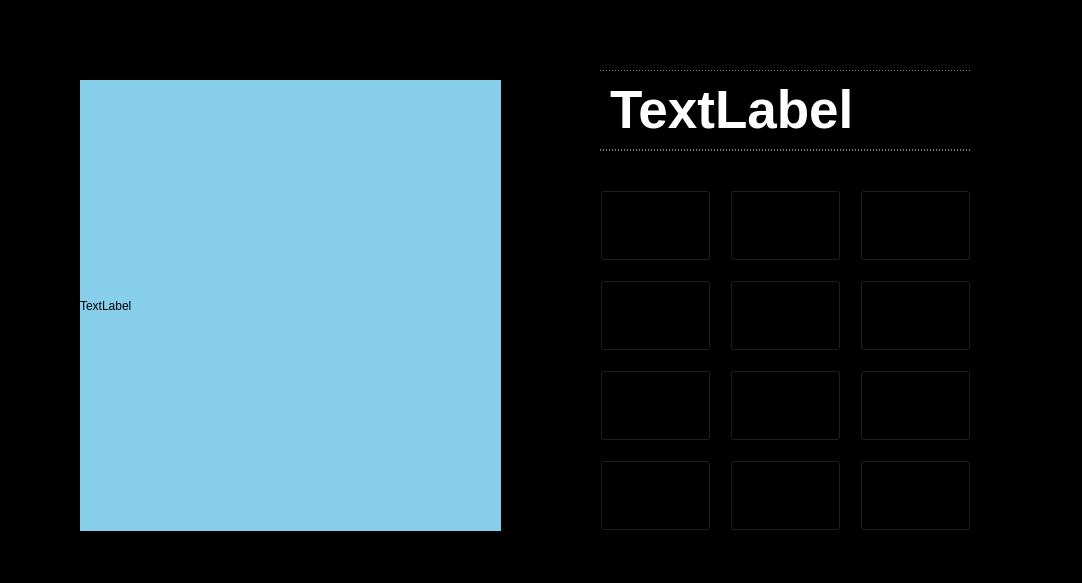
<?xml version="1.0" encoding="UTF-8"?>
<ui version="4.0">
 <class>DoorLockSystem</class>
 <widget class="QWidget" name="DoorLockSystem">
  <property name="geometry">
   <rect>
    <x>0</x>
    <y>0</y>
    <width>1082</width>
    <height>583</height>
   </rect>
  </property>
  <property name="windowTitle">
   <string>Door Lock System</string>
  </property>
  <property name="styleSheet">
   <string notr="true">background-color: black;</string>
  </property>
  <widget class="QPushButton" name="pushButton_1">
   <property name="geometry">
    <rect>
     <x>600</x>
     <y>190</y>
     <width>111</width>
     <height>71</height>
    </rect>
   </property>
   <property name="font">
    <font>
     <family>Constantia</family>
     <pointsize>22</pointsize>
    </font>
   </property>
   <property name="styleSheet">
    <string notr="true">QPushButton[objectName^=&quot;pushButton_1&quot;] {
  border: 1px solid skyblue;
  background-color: rgba(0,0,0,0);
  color: skyblue;
  padding: 5px;
}

QPushButton[objectName^=&quot;pushButton_1&quot;]:disabled{
  color: #b5d9e8;
}

QPushButton[objectName^=&quot;pushButton_1&quot;]:hover{

}

QPushButton[objectName^=&quot;pushButton_1&quot;]:pressed{
color:#fff;

}</string>
   </property>
   <property name="text">
    <string>1</string>
   </property>
  </widget>
  <widget class="QPushButton" name="pushButton_2">
   <property name="geometry">
    <rect>
     <x>730</x>
     <y>190</y>
     <width>111</width>
     <height>71</height>
    </rect>
   </property>
   <property name="font">
    <font>
     <family>Constantia</family>
     <pointsize>22</pointsize>
    </font>
   </property>
   <property name="styleSheet">
    <string notr="true">QPushButton[objectName^=&quot;pushButton_2&quot;] {
  border: 1px solid skyblue;
  background-color: rgba(0,0,0,0);
  color: skyblue;
  padding: 5px;
}

QPushButton[objectName^=&quot;pushButton_2&quot;]:disabled{
  color: #b5d9e8;
}

QPushButton[objectName^=&quot;pushButton_2&quot;]:hover{

}

QPushButton[objectName^=&quot;pushButton_2&quot;]:pressed{
color:#fff;

}</string>
   </property>
   <property name="text">
    <string>2</string>
   </property>
  </widget>
  <widget class="QPushButton" name="pushButton_3">
   <property name="enabled">
    <bool>true</bool>
   </property>
   <property name="geometry">
    <rect>
     <x>860</x>
     <y>190</y>
     <width>111</width>
     <height>71</height>
    </rect>
   </property>
   <property name="font">
    <font>
     <family>Constantia</family>
     <pointsize>22</pointsize>
    </font>
   </property>
   <property name="styleSheet">
    <string notr="true">QPushButton[objectName^=&quot;pushButton_3&quot;] {
  border: 1px solid skyblue;
  background-color: rgba(0,0,0,0);
  color: skyblue;
  padding: 5px;
}

QPushButton[objectName^=&quot;pushButton_3&quot;]:disabled{
  color: #b5d9e8;
}

QPushButton[objectName^=&quot;pushButton_3&quot;]:hover{

}

QPushButton[objectName^=&quot;pushButton_3&quot;]:pressed{
color:#fff;

}</string>
   </property>
   <property name="text">
    <string>3</string>
   </property>
  </widget>
  <widget class="QPushButton" name="pushButton_4">
   <property name="geometry">
    <rect>
     <x>600</x>
     <y>280</y>
     <width>111</width>
     <height>71</height>
    </rect>
   </property>
   <property name="font">
    <font>
     <family>Constantia</family>
     <pointsize>22</pointsize>
    </font>
   </property>
   <property name="styleSheet">
    <string notr="true">QPushButton[objectName^=&quot;pushButton_4&quot;] {
  border: 1px solid skyblue;
  background-color: rgba(0,0,0,0);
  color: skyblue;
  padding: 5px;
}

QPushButton[objectName^=&quot;pushButton_4&quot;]:disabled{
  color: #b5d9e8;
}

QPushButton[objectName^=&quot;pushButton_4&quot;]:hover{

}

QPushButton[objectName^=&quot;pushButton_4&quot;]:pressed{
color:#fff;

}</string>
   </property>
   <property name="text">
    <string>4</string>
   </property>
  </widget>
  <widget class="QPushButton" name="pushButton_5">
   <property name="geometry">
    <rect>
     <x>730</x>
     <y>280</y>
     <width>111</width>
     <height>71</height>
    </rect>
   </property>
   <property name="font">
    <font>
     <family>Constantia</family>
     <pointsize>22</pointsize>
    </font>
   </property>
   <property name="styleSheet">
    <string notr="true">QPushButton[objectName^=&quot;pushButton_5&quot;] {
  border: 1px solid skyblue;
  background-color: rgba(0,0,0,0);
  color: skyblue;
  padding: 5px;
}

QPushButton[objectName^=&quot;pushButton_5&quot;]:disabled{
  color: #b5d9e8;
}

QPushButton[objectName^=&quot;pushButton_5&quot;]:hover{

}

QPushButton[objectName^=&quot;pushButton_5&quot;]:pressed{
color:#fff;

}</string>
   </property>
   <property name="text">
    <string>5</string>
   </property>
  </widget>
  <widget class="QPushButton" name="pushButton_6">
   <property name="geometry">
    <rect>
     <x>860</x>
     <y>280</y>
     <width>111</width>
     <height>71</height>
    </rect>
   </property>
   <property name="font">
    <font>
     <family>Constantia</family>
     <pointsize>22</pointsize>
    </font>
   </property>
   <property name="styleSheet">
    <string notr="true">QPushButton[objectName^=&quot;pushButton_6&quot;] {
  border: 1px solid skyblue;
  background-color: rgba(0,0,0,0);
  color: skyblue;
  padding: 5px;
}

QPushButton[objectName^=&quot;pushButton_6&quot;]:disabled{
  color: #b5d9e8;
}

QPushButton[objectName^=&quot;pushButton_6&quot;]:hover{

}

QPushButton[objectName^=&quot;pushButton_6&quot;]:pressed{
color:#fff;

}</string>
   </property>
   <property name="text">
    <string>6</string>
   </property>
  </widget>
  <widget class="QPushButton" name="pushButton_7">
   <property name="geometry">
    <rect>
     <x>600</x>
     <y>370</y>
     <width>111</width>
     <height>71</height>
    </rect>
   </property>
   <property name="font">
    <font>
     <family>Constantia</family>
     <pointsize>22</pointsize>
    </font>
   </property>
   <property name="styleSheet">
    <string notr="true">QPushButton[objectName^=&quot;pushButton_7&quot;] {
  border: 1px solid skyblue;
  background-color: rgba(0,0,0,0);
  color: skyblue;
  padding: 5px;
}

QPushButton[objectName^=&quot;pushButton_7&quot;]:disabled{
  color: #b5d9e8;
}

QPushButton[objectName^=&quot;pushButton_7&quot;]:hover{

}

QPushButton[objectName^=&quot;pushButton_7&quot;]:pressed{
color:#fff;

}</string>
   </property>
   <property name="text">
    <string>7</string>
   </property>
  </widget>
  <widget class="QPushButton" name="pushButton_8">
   <property name="geometry">
    <rect>
     <x>730</x>
     <y>370</y>
     <width>111</width>
     <height>71</height>
    </rect>
   </property>
   <property name="font">
    <font>
     <family>Constantia</family>
     <pointsize>22</pointsize>
    </font>
   </property>
   <property name="styleSheet">
    <string notr="true">QPushButton[objectName^=&quot;pushButton_8&quot;] {
  border: 1px solid skyblue;
  background-color: rgba(0,0,0,0);
  color: skyblue;
  padding: 5px;
}

QPushButton[objectName^=&quot;pushButton_8&quot;]:disabled{
  color: #b5d9e8;
}

QPushButton[objectName^=&quot;pushButton_8&quot;]:hover{

}

QPushButton[objectName^=&quot;pushButton_8&quot;]:pressed{
color:#fff;

}</string>
   </property>
   <property name="text">
    <string>8</string>
   </property>
  </widget>
  <widget class="QPushButton" name="pushButton_9">
   <property name="geometry">
    <rect>
     <x>860</x>
     <y>370</y>
     <width>111</width>
     <height>71</height>
    </rect>
   </property>
   <property name="font">
    <font>
     <family>Constantia</family>
     <pointsize>22</pointsize>
    </font>
   </property>
   <property name="styleSheet">
    <string notr="true">QPushButton[objectName^=&quot;pushButton_9&quot;] {
  border: 1px solid skyblue;
  background-color: rgba(0,0,0,0);
  color: skyblue;
  padding: 5px;
}

QPushButton[objectName^=&quot;pushButton_9&quot;]:disabled{
  color: #b5d9e8;
}

QPushButton[objectName^=&quot;pushButton_9&quot;]:hover{

}

QPushButton[objectName^=&quot;pushButton_9&quot;]:pressed{
color:#fff;

}</string>
   </property>
   <property name="text">
    <string>9</string>
   </property>
  </widget>
  <widget class="QPushButton" name="pushButton_19">
   <property name="geometry">
    <rect>
     <x>600</x>
     <y>460</y>
     <width>111</width>
     <height>71</height>
    </rect>
   </property>
   <property name="font">
    <font>
     <family>Constantia</family>
     <pointsize>22</pointsize>
    </font>
   </property>
   <property name="styleSheet">
    <string notr="true">QPushButton[objectName^=&quot;pushButton_19&quot;] {
  border: 1px solid skyblue;
  background-color: rgba(0,0,0,0);
  color: skyblue;
  padding: 5px;
}

QPushButton[objectName^=&quot;pushButton_19&quot;]:disabled{
  color: #b5d9e8;
}

QPushButton[objectName^=&quot;pushButton_19&quot;]:hover{

}

QPushButton[objectName^=&quot;pushButton_19&quot;]:pressed{
color:#fff;

}</string>
   </property>
   <property name="text">
    <string>*</string>
   </property>
  </widget>
  <widget class="QPushButton" name="pushButton_20">
   <property name="geometry">
    <rect>
     <x>730</x>
     <y>460</y>
     <width>111</width>
     <height>71</height>
    </rect>
   </property>
   <property name="font">
    <font>
     <family>Constantia</family>
     <pointsize>22</pointsize>
    </font>
   </property>
   <property name="styleSheet">
    <string notr="true">QPushButton[objectName^=&quot;pushButton_20&quot;] {
  border: 1px solid skyblue;
  background-color: rgba(0,0,0,0);
  color: skyblue;
  padding: 5px;
}

QPushButton[objectName^=&quot;pushButton_20&quot;]:disabled{
  color: #b5d9e8;
}

QPushButton[objectName^=&quot;pushButton_20&quot;]:hover{

}

QPushButton[objectName^=&quot;pushButton_20&quot;]:pressed{
color:#fff;

}</string>
   </property>
   <property name="text">
    <string>0</string>
   </property>
  </widget>
  <widget class="QPushButton" name="pushButton_21">
   <property name="geometry">
    <rect>
     <x>860</x>
     <y>460</y>
     <width>111</width>
     <height>71</height>
    </rect>
   </property>
   <property name="font">
    <font>
     <family>Constantia</family>
     <pointsize>22</pointsize>
    </font>
   </property>
   <property name="styleSheet">
    <string notr="true">QPushButton[objectName^=&quot;pushButton_21&quot;] {
  border: 1px solid skyblue;
  background-color: rgba(0,0,0,0);
  color: skyblue;
  padding: 5px;
}

QPushButton[objectName^=&quot;pushButton_21&quot;]:disabled{
  color: #b5d9e8;
}

QPushButton[objectName^=&quot;pushButton_21&quot;]:hover{

}

QPushButton[objectName^=&quot;pushButton_21&quot;]:pressed{
color:#fff;

}</string>
   </property>
   <property name="text">
    <string>#</string>
   </property>
  </widget>
  <widget class="QLabel" name="label">
   <property name="geometry">
    <rect>
     <x>190</x>
     <y>170</y>
     <width>56</width>
     <height>12</height>
    </rect>
   </property>
   <property name="text">
    <string>TextLabel</string>
   </property>
  </widget>
  <widget class="QLabel" name="label_2">
   <property name="geometry">
    <rect>
     <x>80</x>
     <y>80</y>
     <width>421</width>
     <height>451</height>
    </rect>
   </property>
   <property name="styleSheet">
    <string notr="true">background-color: skyblue;</string>
   </property>
   <property name="text">
    <string>TextLabel</string>
   </property>
  </widget>
  <widget class="QLabel" name="LCD_Display">
   <property name="geometry">
    <rect>
     <x>600</x>
     <y>70</y>
     <width>371</width>
     <height>81</height>
    </rect>
   </property>
   <property name="styleSheet">
    <string notr="true">color: white;
border-top: 1px dotted white;
border-bottom: 1px dotted white;
text-align:center;
font: 40px;</string>
   </property>
   <property name="text">
    <string>&lt;html&gt;&lt;head/&gt;&lt;body&gt;&lt;p&gt;&lt;span style=&quot; font-size:40pt; font-weight:600;text-align:center;&quot;&gt;TextLabel&lt;/span&gt;&lt;/p&gt;&lt;/body&gt;&lt;/html&gt;</string>
   </property>
  </widget>
 </widget>
 <resources/>
 <connections/>
</ui>
